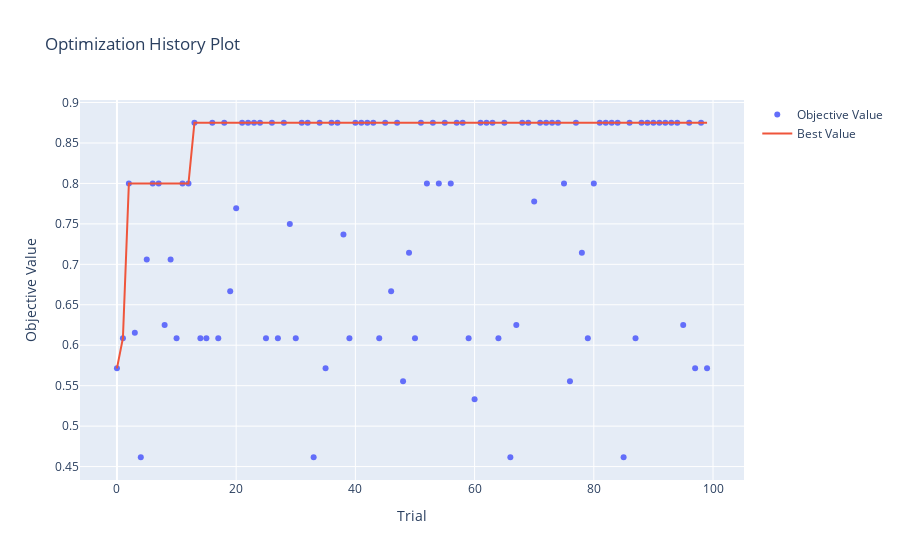

Write notebook code for a chart like this one.
### Code cell
optuna.visualization.plot_optimization_history(study).show()
